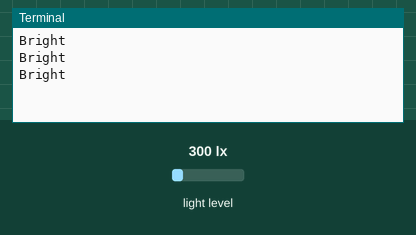
This program was run on a simulated Raspberry Pi (BCM pin numbers). Shown: the last lines printed to the terminal. Inputs (shaded band) come from the test bench; at power-on: light level 300 lx.

Above: at 1.2 s.
1.3 s: light level set to 40 lx
At 1.9 s:
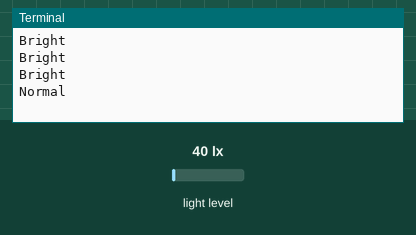
3.0 s: light level set to 500 lx
At 3.4 s:
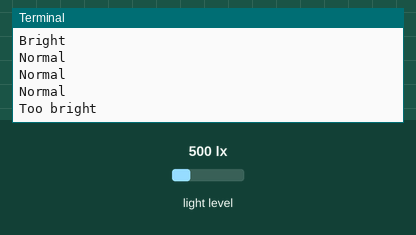

The program:

i2cLight.py
```python
import smbus
import time

#ic2 address
DEVICE = 0x23

#light thresholds
TOO_BRIGHT = 500
BRIGHT = 100
NORMAL = 15
DARK = 5

#data registers for I2C
POWER_DOWN = 0x00
POWER_ON = 0x01
RESET = 0x07
CONTINUOUS_LOW_RES_MODE = 0x13
CONTINUOUS_HIGH_RES_MODE_1 = 0x10
CONTINUOUS_HIGH_RES_MODE_2 = 0x11
ONE_TIME_HIGH_RES_MODE_1 = 0x20
ONE_TIME_HIGH_RES_MODE_2 = 0x21
ONE_TIME_LOW_RES_MODE = 0x23

bus = smbus.SMBus(1)

#converts raw analogue reading into a human-readable lux measurement
def convertToNumber(data):
	result = (data[1] + (256 * data[0])) / 1.2
	return (result)
#end def

#reads data from the selected I2C device and register
def readLight(addr=DEVICE):
	data = bus.read_i2c_block_data(addr, ONE_TIME_HIGH_RES_MODE_1)
	number = convertToNumber(data)
	return number
#end def

#main program
def main():

	while True:
		lightLevel=readLight()
		#print("Light level : " + format(lightLevel,'.2f') + " lx")
		if (lightLevel >= TOO_BRIGHT):
			bright = "Too bright"
		elif (lightLevel >= BRIGHT):
			bright = "Bright"
		elif (lightLevel >= NORMAL):
			bright = "Normal"
		elif (lightLevel >= DARK):
			bright = "Dark"
		elif (lightLevel < DARK):
			bright = "Too dark"
		else:
			bright = "Error. Light sensor"

		print(bright)

		time.sleep(0.5)
	#end while
#end def

#runs main program
if __name__ == "__main__":
	main()
#end if
```

Measured:
- after the input at 1.3 s, the terminal: prints a new line after 0.21 s (image 1)
- after the input at 3.0 s, the terminal: prints a new line at once (image 2)
